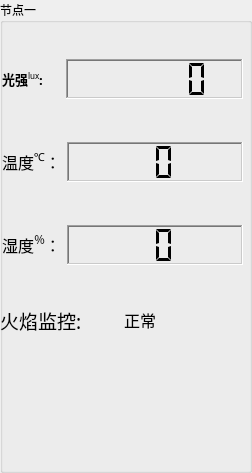
      <widget class="QGroupBox" name="groupBox_1">
       <property name="font">
        <font>
         <family>楷体_GB2312</family>
         <pointsize>9</pointsize>
         <weight>50</weight>
         <bold>false</bold>
        </font>
       </property>
       <property name="autoFillBackground">
        <bool>false</bool>
       </property>
       <property name="title">
        <string>节点一</string>
       </property>
       <property name="flat">
        <bool>true</bool>
       </property>
       <widget class="QPushButton" name="pushButton_light_fire_111">
        <property name="geometry">
         <rect>
          <x>-20</x>
          <y>340</y>
          <width>131</width>
          <height>111</height>
         </rect>
        </property>
        <property name="styleSheet">
         <string notr="true">background-image:url(:/images/08269450168fad5206c222副本.png)</string>
        </property>
        <property name="locale">
         <locale language="English" country="UnitedStatesMinorOutlyingIslands"/>
        </property>
        <property name="text">
         <string/>
        </property>
        <property name="flat">
         <bool>true</bool>
        </property>
       </widget>
       <widget class="QPushButton" name="pushButton_light_fire_121">
        <property name="geometry">
         <rect>
          <x>110</x>
          <y>340</y>
          <width>131</width>
          <height>111</height>
         </rect>
        </property>
        <property name="styleSheet">
         <string notr="true">background-image:url(:/images/08269450168fad5206c222副本.png)</string>
        </property>
        <property name="locale">
         <locale language="English" country="UnitedStatesMinorOutlyingIslands"/>
        </property>
        <property name="text">
         <string/>
        </property>
        <property name="flat">
         <bool>true</bool>
        </property>
       </widget>
       <widget class="QPushButton" name="pushButton_light_fire_110">
        <property name="geometry">
         <rect>
          <x>-20</x>
          <y>343</y>
          <width>131</width>
          <height>121</height>
         </rect>
        </property>
        <property name="styleSheet">
         <string notr="true">background-image:url(:/images/08269450168fad5206c副本.png)</string>
        </property>
        <property name="locale">
         <locale language="English" country="UnitedStatesMinorOutlyingIslands"/>
        </property>
        <property name="text">
         <string/>
        </property>
        <property name="flat">
         <bool>true</bool>
        </property>
       </widget>
       <widget class="QPushButton" name="pushButton_light_fire_120">
        <property name="geometry">
         <rect>
          <x>110</x>
          <y>343</y>
          <width>131</width>
          <height>121</height>
         </rect>
        </property>
        <property name="styleSheet">
         <string notr="true">background-image:url(:/images/08269450168fad5206c副本.png)</string>
        </property>
        <property name="locale">
         <locale language="English" country="UnitedStatesMinorOutlyingIslands"/>
        </property>
        <property name="text">
         <string/>
        </property>
        <property name="flat">
         <bool>true</bool>
        </property>
       </widget>
       <widget class="QWidget" name="">
        <property name="geometry">
         <rect>
          <x>2</x>
          <y>22</y>
          <width>241</width>
          <height>281</height>
         </rect>
        </property>
        <layout class="QVBoxLayout" name="verticalLayout">
         <item>
          <layout class="QHBoxLayout" name="horizontalLayout_3">
           <item>
            <widget class="QLabel" name="Label_Lux_1">
             <property name="sizePolicy">
              <sizepolicy hsizetype="Maximum" vsizetype="Maximum">
               <horstretch>0</horstretch>
               <verstretch>0</verstretch>
              </sizepolicy>
             </property>
             <property name="font">
              <font>
               <family>楷体</family>
               <pointsize>12</pointsize>
               <weight>50</weight>
               <bold>false</bold>
               <underline>false</underline>
              </font>
             </property>
             <property name="text">
              <string>&lt;html&gt;&lt;head/&gt;&lt;body&gt;&lt;p&gt;&lt;span style=&quot; font-size:10pt; font-weight:600;&quot;&gt;光强&lt;/span&gt;&lt;span style=&quot; font-size:10pt; vertical-align:super;&quot;&gt;lux&lt;/span&gt;&lt;span style=&quot; font-size:10pt; font-weight:600;&quot;&gt;:&lt;/span&gt;&lt;/p&gt;&lt;/body&gt;&lt;/html&gt;</string>
             </property>
            </widget>
           </item>
           <item>
            <spacer name="horizontalSpacer">
             <property name="orientation">
              <enum>Qt::Horizontal</enum>
             </property>
             <property name="sizeType">
              <enum>QSizePolicy::Ignored</enum>
             </property>
             <property name="sizeHint" stdset="0">
              <size>
               <width>17</width>
               <height>13</height>
              </size>
             </property>
            </spacer>
           </item>
           <item>
            <widget class="QLCDNumber" name="lcdNumber_lux_1">
             <property name="sizePolicy">
              <sizepolicy hsizetype="MinimumExpanding" vsizetype="Maximum">
               <horstretch>0</horstretch>
               <verstretch>0</verstretch>
              </sizepolicy>
             </property>
             <property name="minimumSize">
              <size>
               <width>0</width>
               <height>40</height>
              </size>
             </property>
             <property name="baseSize">
              <size>
               <width>0</width>
               <height>0</height>
              </size>
             </property>
             <property name="font">
              <font>
               <weight>75</weight>
               <bold>true</bold>
              </font>
             </property>
             <property name="cursor">
              <cursorShape>ArrowCursor</cursorShape>
             </property>
             <property name="autoFillBackground">
              <bool>false</bool>
             </property>
             <property name="frameShape">
              <enum>QFrame::WinPanel</enum>
             </property>
             <property name="frameShadow">
              <enum>QFrame::Sunken</enum>
             </property>
             <property name="smallDecimalPoint">
              <bool>true</bool>
             </property>
             <property name="digitCount">
              <number>5</number>
             </property>
             <property name="segmentStyle">
              <enum>QLCDNumber::Flat</enum>
             </property>
            </widget>
           </item>
          </layout>
         </item>
         <item>
          <layout class="QHBoxLayout" name="horizontalLayout_6">
           <item>
            <widget class="QLabel" name="label_Temp_1">
             <property name="sizePolicy">
              <sizepolicy hsizetype="Maximum" vsizetype="Maximum">
               <horstretch>0</horstretch>
               <verstretch>0</verstretch>
              </sizepolicy>
             </property>
             <property name="font">
              <font>
               <family>楷体</family>
               <pointsize>12</pointsize>
               <weight>50</weight>
               <bold>false</bold>
              </font>
             </property>
             <property name="text">
              <string>&lt;html&gt;&lt;head/&gt;&lt;body&gt;&lt;p align=&quot;center&quot;&gt;&lt;span style=&quot; font-weight:400;&quot;&gt;温度&lt;/span&gt;&lt;span style=&quot; font-weight:400; vertical-align:super;&quot;&gt;℃&lt;/span&gt;&lt;span style=&quot; font-weight:400;&quot;&gt;：&lt;/span&gt;&lt;/p&gt;&lt;/body&gt;&lt;/html&gt;</string>
             </property>
            </widget>
           </item>
           <item>
            <widget class="QLCDNumber" name="lcdNumber_Temp_1">
             <property name="sizePolicy">
              <sizepolicy hsizetype="Minimum" vsizetype="Maximum">
               <horstretch>0</horstretch>
               <verstretch>0</verstretch>
              </sizepolicy>
             </property>
             <property name="minimumSize">
              <size>
               <width>10</width>
               <height>40</height>
              </size>
             </property>
             <property name="baseSize">
              <size>
               <width>0</width>
               <height>0</height>
              </size>
             </property>
             <property name="font">
              <font>
               <weight>75</weight>
               <bold>true</bold>
              </font>
             </property>
             <property name="cursor">
              <cursorShape>ArrowCursor</cursorShape>
             </property>
             <property name="autoFillBackground">
              <bool>false</bool>
             </property>
             <property name="frameShape">
              <enum>QFrame::WinPanel</enum>
             </property>
             <property name="frameShadow">
              <enum>QFrame::Sunken</enum>
             </property>
             <property name="smallDecimalPoint">
              <bool>true</bool>
             </property>
             <property name="digitCount">
              <number>2</number>
             </property>
             <property name="segmentStyle">
              <enum>QLCDNumber::Flat</enum>
             </property>
            </widget>
           </item>
          </layout>
         </item>
         <item>
          <layout class="QHBoxLayout" name="horizontalLayout_27">
           <item>
            <widget class="QLabel" name="label_Humidity_1">
             <property name="sizePolicy">
              <sizepolicy hsizetype="Maximum" vsizetype="Maximum">
               <horstretch>0</horstretch>
               <verstretch>0</verstretch>
              </sizepolicy>
             </property>
             <property name="font">
              <font>
               <family>楷体</family>
               <pointsize>12</pointsize>
               <weight>50</weight>
               <bold>false</bold>
              </font>
             </property>
             <property name="text">
              <string>&lt;html&gt;&lt;head/&gt;&lt;body&gt;&lt;p align=&quot;center&quot;&gt;&lt;span style=&quot; font-weight:400;&quot;&gt;湿度&lt;/span&gt;&lt;span style=&quot; font-weight:400; vertical-align:super;&quot;&gt;％&lt;/span&gt;&lt;span style=&quot; font-weight:400;&quot;&gt;：&lt;/span&gt;&lt;/p&gt;&lt;/body&gt;&lt;/html&gt;</string>
             </property>
            </widget>
           </item>
           <item>
            <widget class="QLCDNumber" name="lcdNumber_Humidity_1">
             <property name="sizePolicy">
              <sizepolicy hsizetype="Preferred" vsizetype="Maximum">
               <horstretch>0</horstretch>
               <verstretch>0</verstretch>
              </sizepolicy>
             </property>
             <property name="minimumSize">
              <size>
               <width>0</width>
               <height>40</height>
              </size>
             </property>
             <property name="baseSize">
              <size>
               <width>0</width>
               <height>0</height>
              </size>
             </property>
             <property name="font">
              <font>
               <weight>75</weight>
               <bold>true</bold>
              </font>
             </property>
             <property name="cursor">
              <cursorShape>ArrowCursor</cursorShape>
             </property>
             <property name="autoFillBackground">
              <bool>false</bool>
             </property>
             <property name="frameShape">
              <enum>QFrame::WinPanel</enum>
             </property>
             <property name="frameShadow">
              <enum>QFrame::Sunken</enum>
             </property>
             <property name="smallDecimalPoint">
              <bool>true</bool>
             </property>
             <property name="digitCount">
              <number>2</number>
             </property>
             <property name="segmentStyle">
              <enum>QLCDNumber::Flat</enum>
             </property>
            </widget>
           </item>
          </layout>
         </item>
        </layout>
       </widget>
       <widget class="QWidget" name="">
        <property name="geometry">
         <rect>
          <x>0</x>
          <y>300</y>
          <width>241</width>
          <height>41</height>
         </rect>
        </property>
        <layout class="QHBoxLayout" name="horizontalLayout_22">
         <item>
          <widget class="QLabel" name="Label_Fire1">
           <property name="sizePolicy">
            <sizepolicy hsizetype="Minimum" vsizetype="MinimumExpanding">
             <horstretch>0</horstretch>
             <verstretch>0</verstretch>
            </sizepolicy>
           </property>
           <property name="maximumSize">
            <size>
             <width>200</width>
             <height>50</height>
            </size>
           </property>
           <property name="font">
            <font>
             <family>楷体</family>
             <pointsize>12</pointsize>
             <weight>50</weight>
             <bold>false</bold>
             <underline>false</underline>
            </font>
           </property>
           <property name="text">
            <string>&lt;html&gt;&lt;head/&gt;&lt;body&gt;&lt;p&gt;&lt;span style=&quot; font-size:14pt;&quot;&gt;火焰监控:&lt;/span&gt;&lt;/p&gt;&lt;/body&gt;&lt;/html&gt;</string>
           </property>
          </widget>
         </item>
         <item>
          <widget class="QLabel" name="Label_FireResult_1">
           <property name="sizePolicy">
            <sizepolicy hsizetype="Maximum" vsizetype="Maximum">
             <horstretch>0</horstretch>
             <verstretch>0</verstretch>
            </sizepolicy>
           </property>
           <property name="maximumSize">
            <size>
             <width>200</width>
             <height>50</height>
            </size>
           </property>
           <property name="font">
            <font>
             <family>楷体</family>
             <pointsize>12</pointsize>
             <weight>50</weight>
             <bold>false</bold>
             <underline>false</underline>
            </font>
           </property>
           <property name="text">
            <string>&lt;html&gt;&lt;head/&gt;&lt;body&gt;&lt;p&gt; 正常 &lt;/p&gt;&lt;/body&gt;&lt;/html&gt;</string>
           </property>
          </widget>
         </item>
        </layout>
       </widget>
       <zorder>layoutWidget</zorder>
       <zorder>pushButton_light_fire_111</zorder>
       <zorder>pushButton_light_fire_121</zorder>
       <zorder>frame</zorder>
       <zorder>Label_FireResult_1</zorder>
       <zorder>Label_Fire1</zorder>
       <zorder>Label_Fire1</zorder>
       <zorder>pushButton_light_fire_110</zorder>
       <zorder>pushButton_light_fire_120</zorder>
      </widget>
